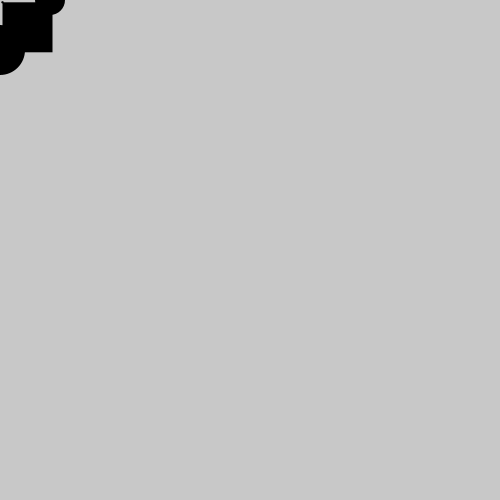
Frame 1 (no input)
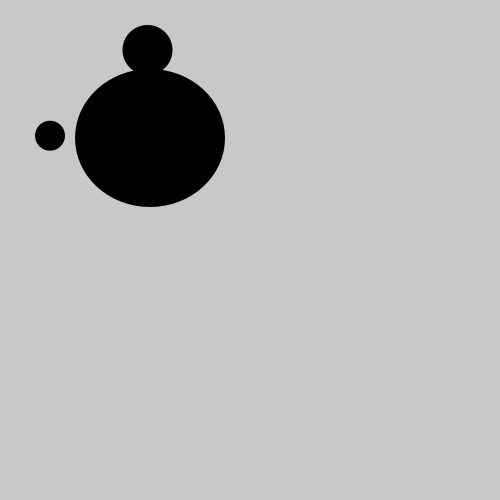
Frame 60 (the mouse pressed at the canvas centre just before this capture)
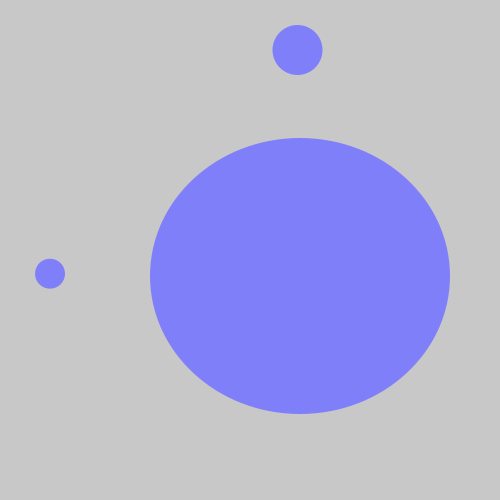
Frame 120 (the mouse held since frame 60 and released just before this capture)

The Processing sketch that drew these frames (run headless with seeded random() and noise(); from frame 60 on, the mouse is pressed at the canvas centre):

// Processing sketch: Maps
// ── Maps.pde
float x;
float y;
float number;
void setup() {
  size (500, 500);
  noStroke();
  number = random (10,70);
 
}
void draw() {
  background (200);
  fill (map(mouseX, 0, width, 0, 255), map(mouseY, 0,height,0,255), mouseY);
  ellipse (x, 50, 50, 50);
  x = x + 2.5;
  ellipse (50,y,30,30);
  y=y+2.3;
  rect (x,y,50,50);
  ellipse (x,y,x,y);
}
